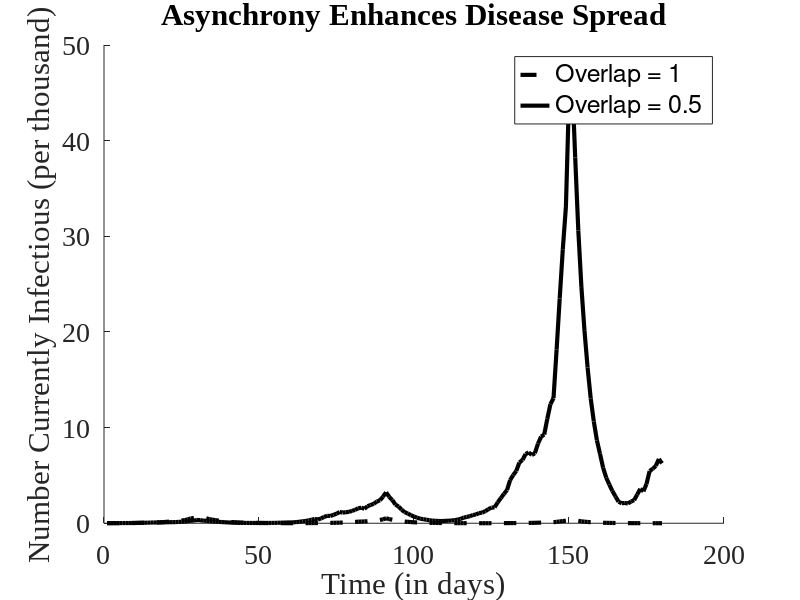
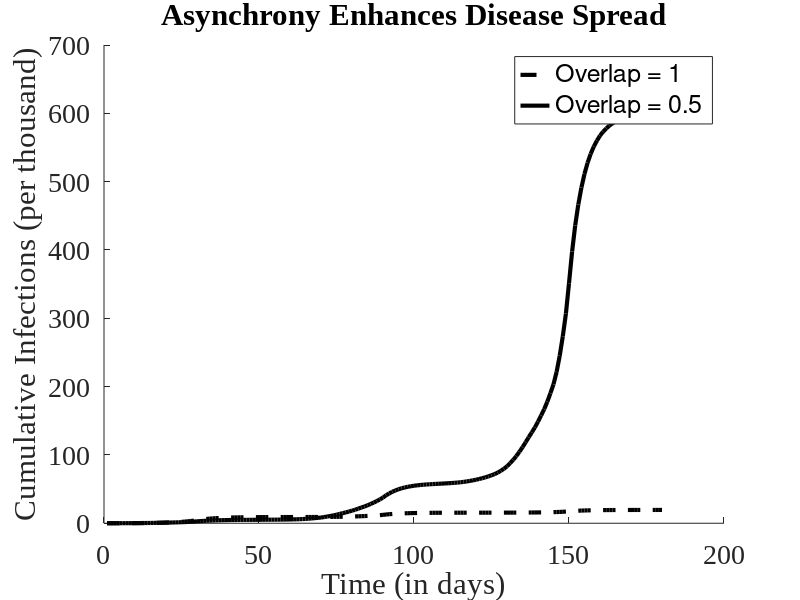
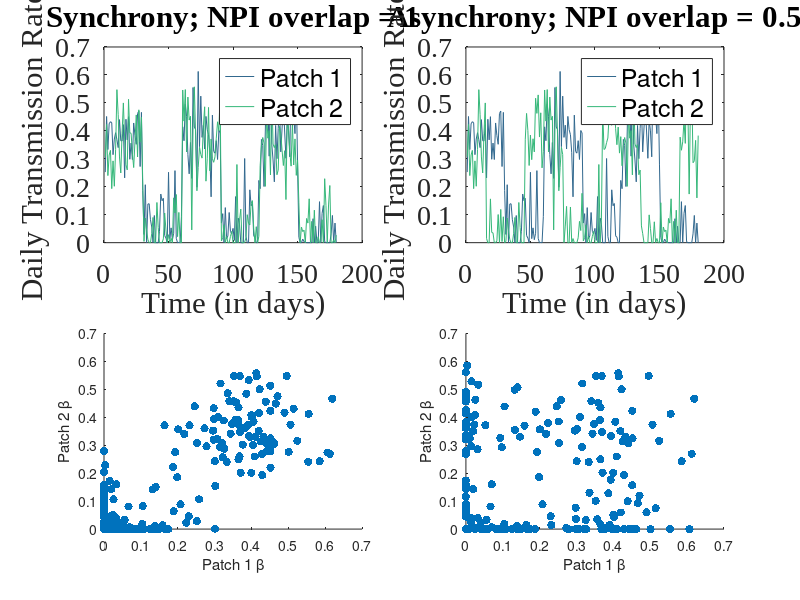

These figures' MATLAB source, in order:
% Stochastic 2-patch model of infectious disease growth

clear
clc

colors = viridis(4); colors = colors(2:3,:);

inf_duration = 4.5; % Number of days infectious
gamma = 1/inf_duration; % Recovery rate
beta0 = 0.375; % Transmission rate per contact
epsilon = 0.95; % Proportional reduction in transmission
betaNPI = beta0*(1-epsilon);

% Movement rate
m = 0.025;

% r = infectious class growth rate in any given time
rBusUsual = beta0 - gamma; % Business as usual rate of infectious spread
rNPI = betaNPI - gamma; % Same when NPIs implemented

% Square wave function

% Set the length of NPIs and "opening up" as 30 days. A whole period of the
% square wave is then 60 days.
period = 60; % Period length in units of days; needs to be even
num_per = 3; % Number of periods to cycle

% Error catch if the period is set to an odd number of days.
if rem(period,2) > 0
    disp('Period not even; Choose even period')
end

% Consider two overlaps, 0 and 1.
overlap = [1,0.5];
% This is the day difference in policy enaction
tau = floor(period*(1 - overlap)/2);

% Variance in the stocahstic component of beta
rng default

% Variance-covariance matrix. Set to have independent stochastic variation
% across the two patches.
variance = 0.01;
sigma = variance*eye(2);
R = chol(sigma);
% e is the residual "error" in beta.
e = randn(period*num_per,2)*R;

figure(1)
figure(2)
figure(3)

% Initial infectious
I_init = 5*ones(1,2);

cum_I = sum(I_init);

plotindx = [1,3;2,4];

for i = 1:length(overlap)
    % Patch one switches to social distancing on day period/2 + 1;
    % Patch two switches to social distancing on day tau + 1
    patch1beta = [beta0*ones(period/2,1); betaNPI*ones(period/2,1)];
    patch2beta = [beta0*ones(period/2 -tau(i),1);...
        betaNPI*ones(period/2,1);beta0*ones(tau(i),1)];
    
    detbeta = [patch1beta, patch2beta]; 
    detbeta = repmat(detbeta, num_per, 1);

    beta_stoc = detbeta + e;
    beta_stoc(beta_stoc < 0) = 0;

    % This creates a discrete-time growth rate for infectious individuals
    lambdat = exp(beta_stoc - gamma);

    I = zeros(period*num_per, 2);
    I(1,:) = I_init;

    for t = 2:period*num_per
        Iprime = lambdat(t-1,:).*I(t-1,:);
        I(t,:) = Iprime*[1-m, m; m, 1-m];
        cum_I(t) = cum_I(t-1) + sum(I(t,:));
    end

    if overlap(i) == 1
        FontType = '--';
    else
        FontType = '-';
    end

    figure(1)
    hold on
    plot(1:size(I,1), sum(I,2)/1000, FontType, 'Color', 'black', ...
        'LineWidth', 3)
    hold off

    figure(2)
    hold on
    plot(1:size(I,1), cum_I/1000, FontType, 'Color', 'black', ...
        'LineWidth', 3)
    hold off

    figure(3)
    subplot(2,2,plotindx(i,1))
    p = plot(beta_stoc);
    set(p, {'Color'}, num2cell(colors,2));

    figure(3)
    subplot(2,2,plotindx(i,2))
    p = scatter(beta_stoc(:,1), beta_stoc(:,2), 'filled');
    xlabel('Patch 1 \beta'); ylabel('Patch 2 \beta');
    
end

figure(1)
xlabel('Time (in days)')
ylabel('Number Currently Infectious (per thousand)')
title('Asynchrony Enhances Disease Spread')
legend('Overlap = 1', 'Overlap = 0.5')
set(gca, {'FontSize', 'FontName'}, {20, 'Times New Roman'})

figure(2)
xlabel('Time (in days)')
ylabel('Cumulative Infections (per thousand)')
title('Asynchrony Enhances Disease Spread')
legend('Overlap = 1', 'Overlap = 0.5')
set(gca, {'FontSize', 'FontName'}, {20, 'Times New Roman'})

figure(3)

subplot(2,2,1)
xlabel('Time (in days)')
ylabel('Daily Transmission Rate')
legend('Patch 1', 'Patch 2')
title('Synchrony; NPI overlap = 1')
set(gca, {'FontSize', 'FontName'}, {20, 'Times New Roman'})

subplot(2,2,2)
xlabel('Time (in days)')
ylabel('Daily Transmission Rate')
legend('Patch 1', 'Patch 2')
title('Asynchrony; NPI overlap = 0.5')
set(gca, {'FontSize', 'FontName'}, {20, 'Times New Roman'})